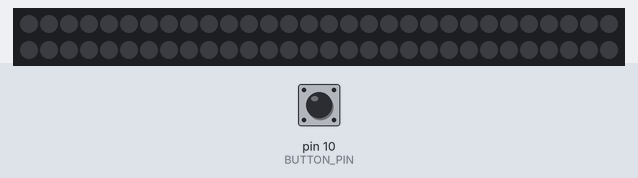
This sketch was run on a simulated Arduino Uno, built with avr-gcc and run on an emulated ATmega328P. Parts: 60 RGB LEDs in strip order, left to right, continuing on the next row. The test bench sets the inputs (shaded band); at power-on: pin 10 (BUTTON_PIN) HIGH. Dim RGB values are drawn brighter than linear.

Above: at 1.2 s.
1.3 s: pin 10 (BUTTON_PIN) pulled LOW for 0.15 s
At 2.2 s:
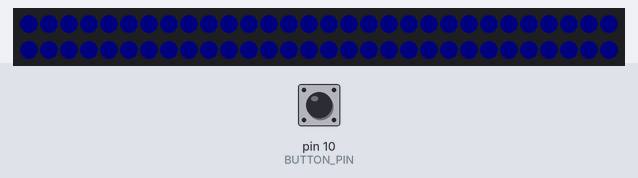
2.9 s: pin 10 (BUTTON_PIN) pulled LOW for 1 s
At 3.5 s:
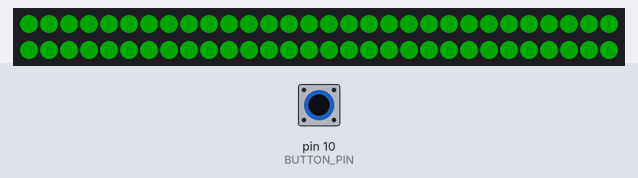
5.4 s: pin 10 (BUTTON_PIN) pulled LOW for 0.15 s
At 6.6 s:
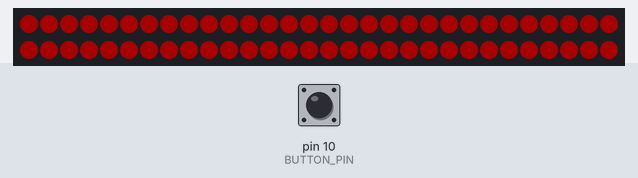
7.0 s: pin 10 (BUTTON_PIN) pulled LOW for 3.2 s
At 7.8 s:
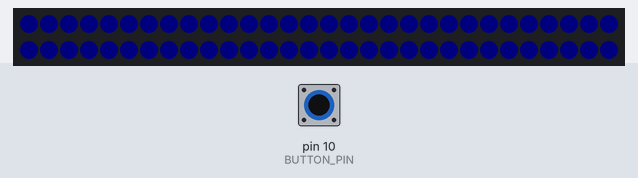
Timing chart, 0 to 10.0 s (numbered marks = the images above; inputs shaded):
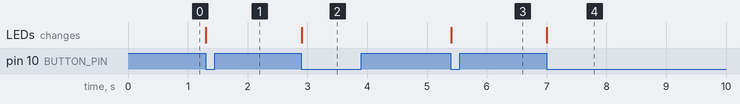

Measured:
- after the input at 1.3 s, the LEDs: change at once (image 1)
- after the input at 2.9 s, the LEDs: change at once (image 2)
- after the input at 5.4 s, the LEDs: change at once (image 3)
- after the input at 7.0 s, the LEDs: change at once (image 4)

The sketch:

_5_ColorSwitcher_Button.ino
```cpp
// This program will setup the board attached to the BlinkyTape and display
// one color all across the LEDs
// When you push the button, it will change to a new color and wait for you
// to push the button again  before changing to a new color.

// This will show you how you can use the button

#include <FastLED.h>  // The FastLED libraries which talk to the LEDs

#define BUTTON_PIN 10 // The pin on the board to which the button is connected
#define PIN_SIGNAL 13 // The pin on the board to which the lights are connected
#define LED_COUNT 60 // BlinkyTape has 60 LEDs!

struct CRGB leds[LED_COUNT]; // this struct contains 60 CRGB one for each LED
                            // FAST LED uses this to set the colors

int colorID = 1; // is an ID we're going to use to pick what color to show.

uint8_t lastButtonState = 1;
    // This will track what the state of the button was when we last checked it.
    // Our button is LOW or 0 for pressed and HIGH or 1 for not pressed.
    // We'll start with saying the button was NOT pressed.

// Everything in setup() is run 1 time before loop() runs
void setup()
{
  LEDS.addLeds<WS2812B, PIN_SIGNAL, GRB>(leds, LED_COUNT); // BlinkyBoard Config

  LEDS.showColor(CRGB(0, 0, 0)); // OFF
                                 // Start with all the lights off

  LEDS.setBrightness(40); // Mid Level brightness

  pinMode(BUTTON_PIN, INPUT_PULLUP);
    // The mode of pin to which the button is connected
}


void changeColor(){
  if (colorID < 3){  // This part increments the colorID
    colorID++;
    } else {
      colorID = 1;
    }
  switch (colorID){
    case 1:
        // Red
      for( int k=0; k<LED_COUNT; k++) {
        leds[k] = CRGB( 255, 0, 0);
        }
      break;
    case 2:
      // Blue
      for( int k=0; k<LED_COUNT; k++) {
        leds[k] = CRGB( 0, 0, 25);
        }
      break;
    case 3:
      // Green
      for( int k=0; k<LED_COUNT; k++) {
        leds[k] = CRGB( 0, 255, 0);
        }
      break;
    }
  LEDS.show(); // Send the current color to the BlinkyTape
  }


// loop() runs continuously as long as power is supplied.
// This where we make the BlinkyTape do things, where we can call other
// functions, wait for button presses, etc.

void loop() {
// Our LEDs will be OFF when we start. Push the button and they change colors.

    // Let's see what the state of the button is and store that in buttonState
  uint8_t buttonState = digitalRead(BUTTON_PIN);

  // Here's how this next part reads in English:
  // If the button state is not the same as the last time we checked and the
  // button state is pressed (low or 0), change the color and store the current
  // button state as the last state AND
  // if the colorID is less than 3 increment colorID by 1 else set colorID to 1.
  // In all other cases, store the current button state in the last button state
  // and keep going.

  // For us humans, this can also be interpreted to mean:
  // If the button state was NOT Pressed or if the ButtonState is the Same as
  // the last time then store the state again and keep going.

  // Load this on your BlinkyTape and push the button!
  // Notice that the flickering is gone and the color changes
  // are precisely one per button press


  if ((buttonState != lastButtonState) && (buttonState == 0)){
    changeColor();
    lastButtonState = buttonState;
  }
  else {
    lastButtonState = buttonState;
    }
}
```
